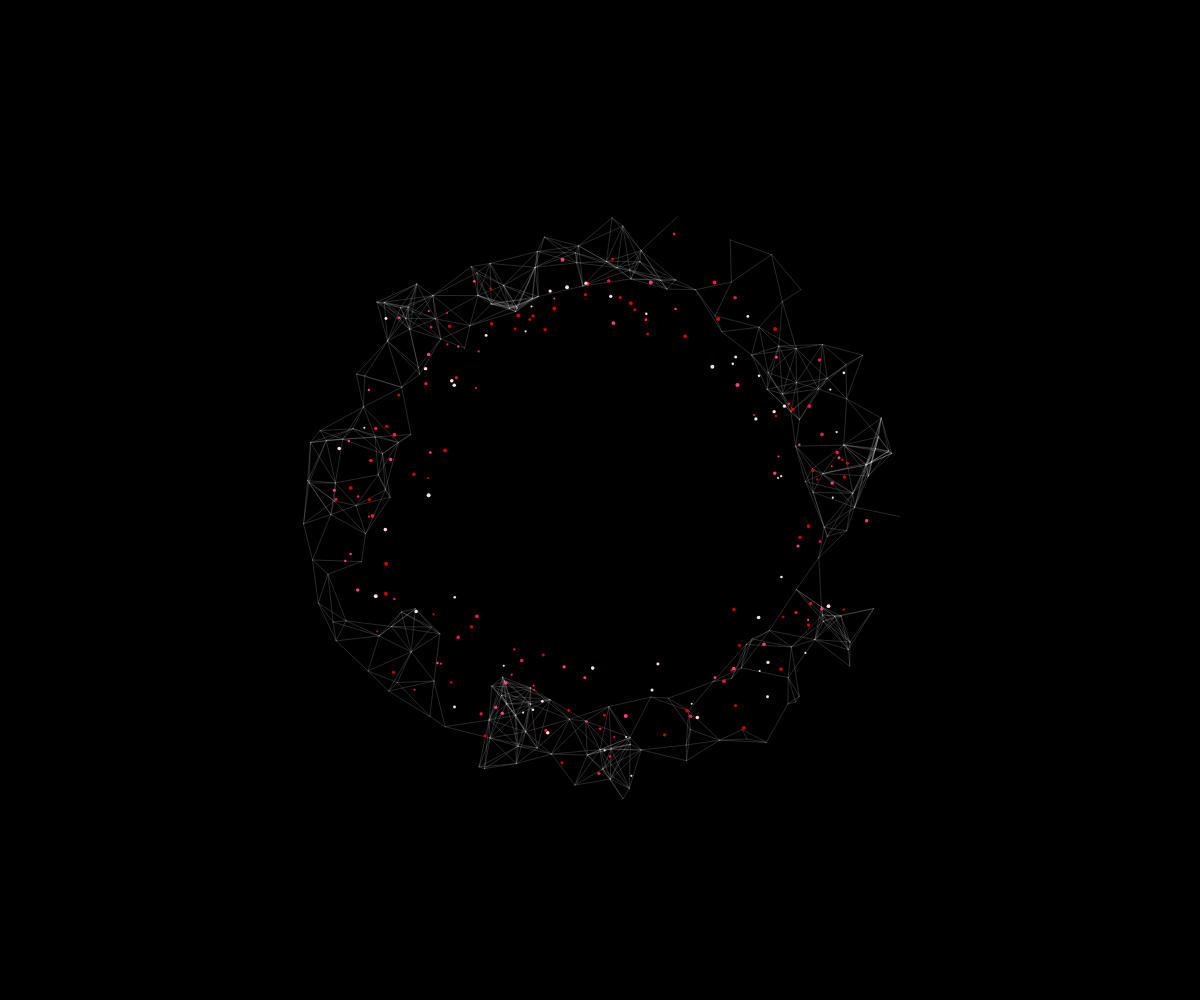
Frame 1 (no input)
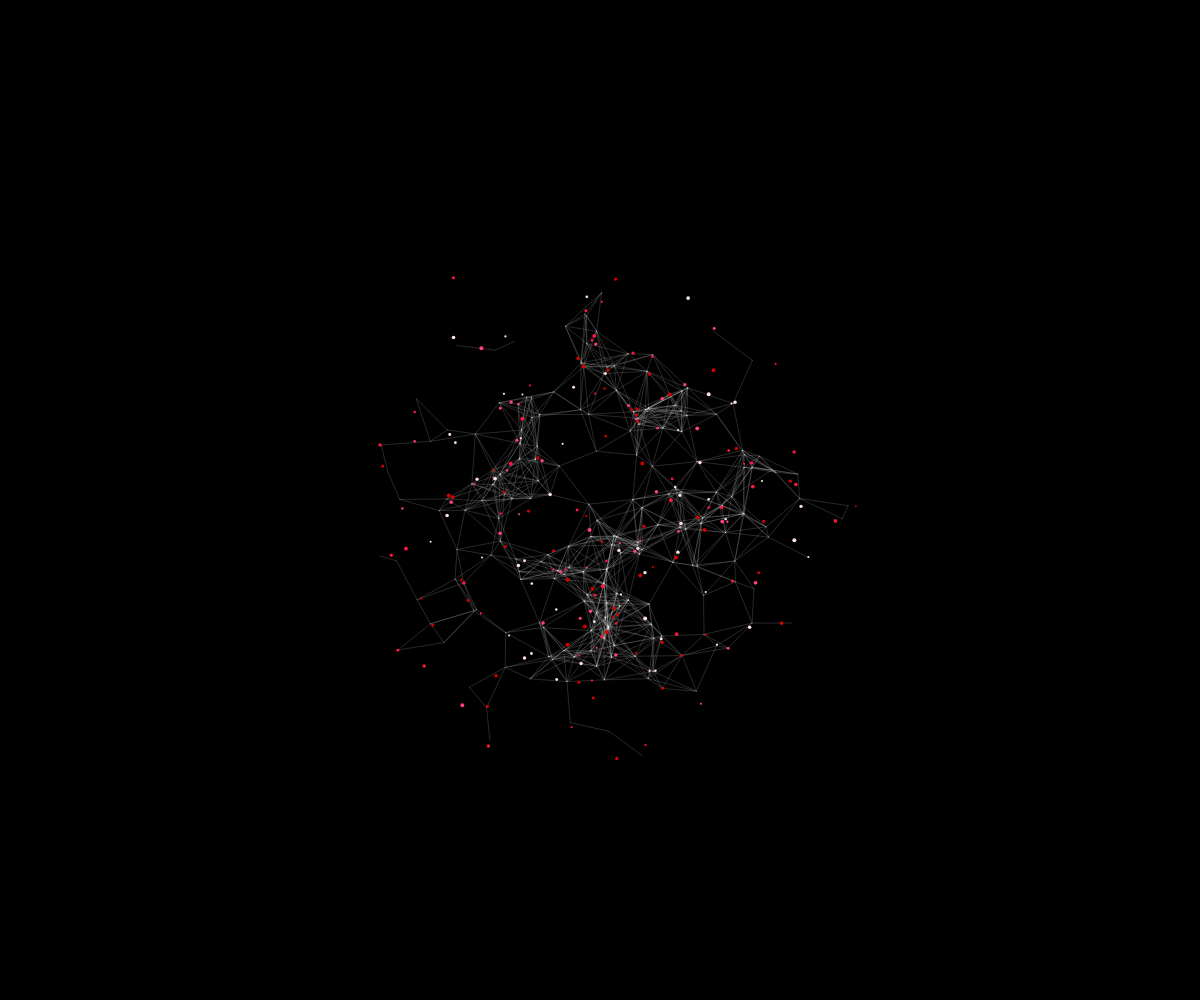
Frame 60 (no input)
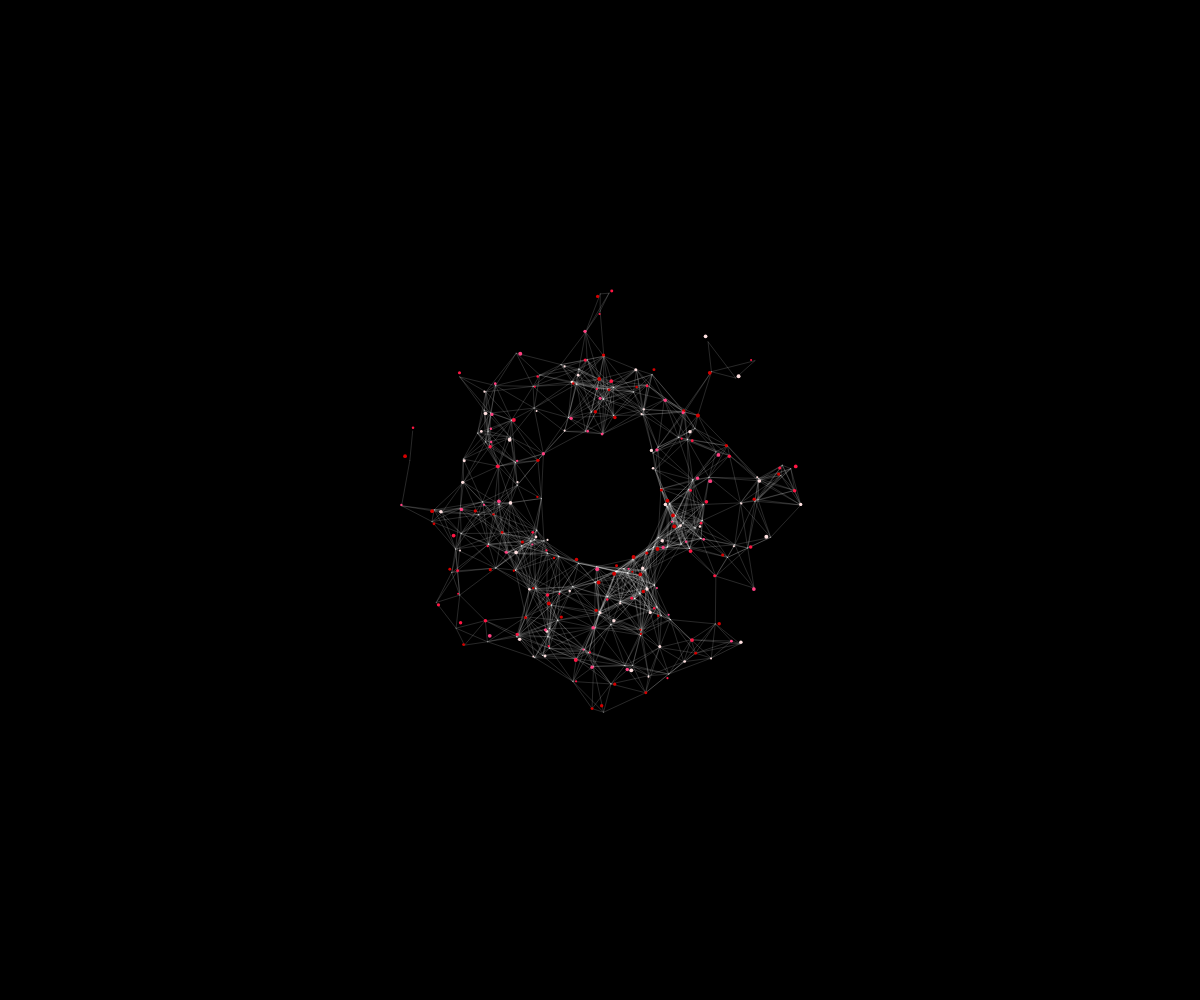
Frame 120 (the mouse pressed at the canvas centre since frame 60)

The p5.js sketch that drew these frames (run headless with seeded random() and noise() and a simulated clock; from frame 60 on, the mouse is pressed at the canvas centre):

// p5.js sketch
// ── sketch.js
// Optimized flower definitions
const flowers = [
  {
    name: '',
    colors: ['#FF1744', '#D50000', '#FF4081', '#FFE0E0'],
    petals: 8,
    layers: 2
  },
  {
    name: '',
    colors: ['#FFD600', '#FFC107', '#FF9800', '#4E342E'],
    petals: 16,
    layers: 2
  },
  {
    name: '',
    colors: ['#9575CD', '#7E57C2', '#B39DDB', '#EDE7F6'],
    petals: 6,
    layers: 3
  },
  {
    name: '',
    colors: ['#FB8C00', '#F48FB1', '#EC407A', '#FCE4EC'],
    petals: 8,
    layers: 2
  },
  {
    name: '',
    colors: ['#FFFFFF', '#FFF176', '#FFEE58', '#F0F4C3'],
    petals: 12,
    layers: 1
  },
  {
    name: '',
    colors: ['#5E35B1', '#7C4DFF', '#B388FF', '#E8EAF6'],
    petals: 6,
    layers: 2
  },
  {
    name: '',
    colors: ['#F8BBD0', '#F06292', '#FFDDD0', '#FFFFFF'],
    petals: 5,
    layers: 1
  },
  {
    name: '',
    colors: ['#FFF176', '#FFE082', '#FFCC80', '#FFE0B2'],
    petals: 16,
    layers: 3
  },
  {
    name: '',
    colors: ['#FFFFFF', '#F5F5F5', '#E0E0E0', '#90CAF9'],
    petals: 6,
    layers: 2
  },
  {
    name: '',
    colors: ['#EF5350', '#EF9A9A', '#FFCDD2', '#FFEBEE'],
    petals: 6,
    layers: 1
  },
  {
    name: '',
    colors: ['#9C27B0', '#CE93D8', '#E1BEE7', '#F3E5F5'],
    petals: 5,
    layers: 2
  },
  {
    name: '',
    colors: ['#2196F3', '#90CAF9', '#BBDEFB', '#E3F2FD'],
    petals: 5,
    layers: 1
  }
];

let currentFlowerIndex = 0;
let nextFlowerIndex = 1;
let particles = [];
let transitionTimer = 0;
let transitionDuration = 540;
let lastTransitionMs = 0;
const PARTICLE_COUNT = 200;

class Particle {
  constructor() {
    this.pos = p5.Vector.random2D().mult(random(200, 300));
    this.vel = createVector();
    this.target = createVector();
    this.colorIndex = floor(random(4));
    this.size = random(2, 4);
    this.damping = random(0.1, 0.15);
  }

  update() {
    let force = p5.Vector.sub(this.target, this.pos);
    force.mult(this.damping);
    this.vel.add(force);
    this.vel.mult(0.95);
    this.pos.add(this.vel);
  }
}

function setup() {
  createCanvas(windowWidth, windowHeight);
  for (let i = 0; i < PARTICLE_COUNT; i++) {
    particles.push(new Particle());
  }
  updateTargets(true);
}

function draw() {
  background("rgb(0,0,0)");
  translate(width/2, height/2);

  let timeNow = millis();
  if (timeNow - lastTransitionMs > 8000) {
    lastTransitionMs = timeNow;
    currentFlowerIndex = nextFlowerIndex;
    nextFlowerIndex = (nextFlowerIndex + 1) % flowers.length;
    updateTargets(false);
  }

  // Draw connecting lines
  stroke(255, 40);
  for (let i = 0; i < particles.length; i++) {
    let p1 = particles[i];
    for (let j = i + 1; j < particles.length; j++) {
      let p2 = particles[j];
      let distance = dist(p1.pos.x, p1.pos.y, p2.pos.x, p2.pos.y);
      if (distance < 50) {
        strokeWeight(1);
        line(p1.pos.x, p1.pos.y, p2.pos.x, p2.pos.y);
      }
    }
  }

  noStroke();
  for (let particle of particles) {
    particle.update();
    fill(flowers[currentFlowerIndex].colors[particle.colorIndex]);
    circle(particle.pos.x, particle.pos.y, particle.size);
  }

  fill(255);
  noStroke();
  textAlign(CENTER);
  textSize(20);
  text(flowers[currentFlowerIndex].name, 0, 170);
}

function generateFlowerPoints(flowerData) {
  let points = [];
  const baseRadius = 200;
  
  for (let layer = 0; layer < flowerData.layers; layer++) {
    let layerRadius = baseRadius * (1 - layer * 0.3);
    for (let i = 0; i < flowerData.petals; i++) {
      let angle = (TWO_PI / flowerData.petals) * i;
      angle += layer * (TWO_PI / flowerData.petals / 2);
      let x = cos(angle) * layerRadius;
      let y = sin(angle) * layerRadius;
      points.push(createVector(x, y));
    }
  }

  while (points.length < PARTICLE_COUNT) {
    let randAngle = random(TWO_PI);
    let randRadius = random(60, baseRadius);
    points.push(createVector(
      cos(randAngle) * randRadius,
      sin(randAngle) * randRadius
    ));
  }

  return points;
}

function updateTargets(isInitial) {
  let points = generateFlowerPoints(
    flowers[isInitial ? currentFlowerIndex : nextFlowerIndex]
  );
  
  for (let i = points.length - 1; i > 0; i--) {
    const j = floor(random(i + 1));
    [points[i], points[j]] = [points[j], points[i]];
  }

  for (let i = 0; i < particles.length; i++) {
    particles[i].target = points[i % points.length];
  }
}
